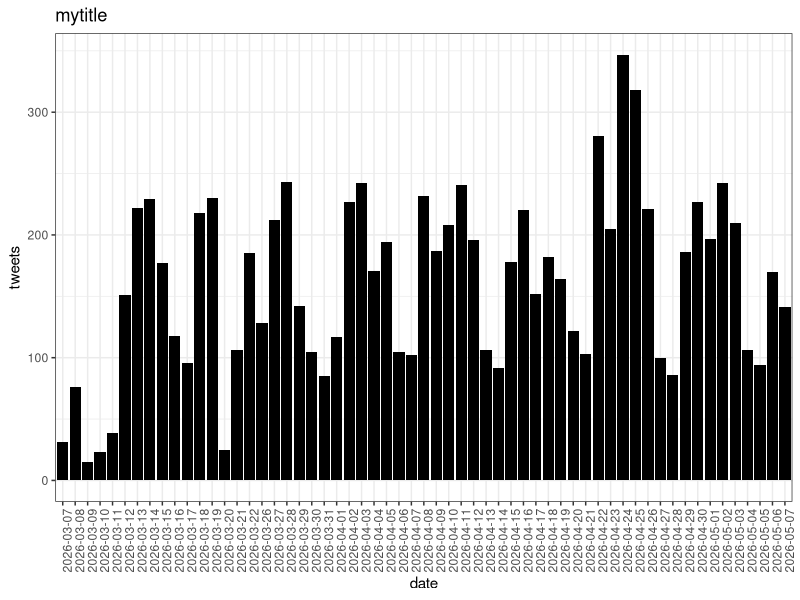
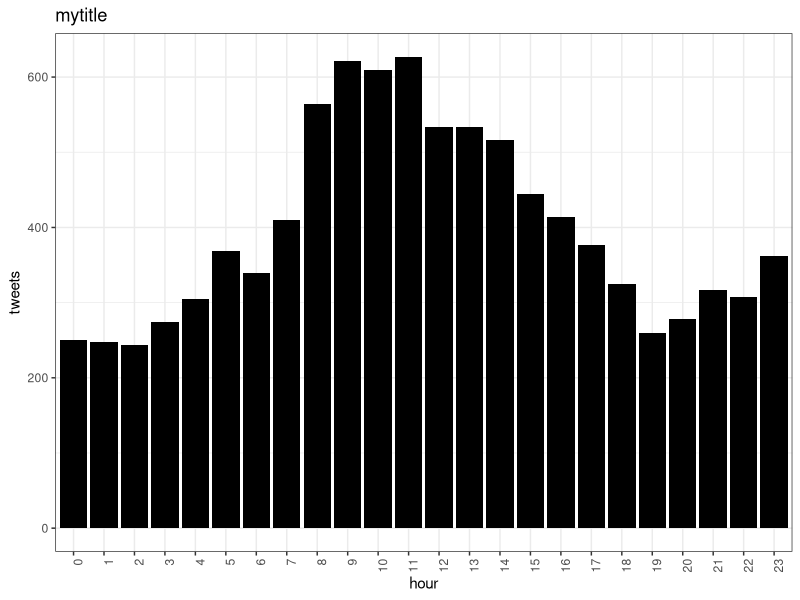

Write the R code that produced these figures, in order.
library(ggplot2)
setwd("~/code/twitterchive/analysis/")

# keywords <- c("bioinformatics", "metagenomics")
# f <- paste("../", keywords, ".txt", sep="")

trim.whitespace <- function(x) gsub("^\\s+|\\s+$", "", x)

d <- read.fwf("../bioinformatics.txt", widths=c(18, 14, 18, 1000), stringsAsFactors=FALSE, comment.char="")

d <- as.data.frame(sapply(d, trim.whitespace))
# d <- head(d, 100)
names(d) <- c("id", "datetime", "user", "text")
d$user <- sub("@", "", d$user)
d$datetime <- as.POSIXlt(d$datetime, format="%b %d %H:%M")
d$date <- as.Date(d$datetime)
d$hour <- d$datetime$hour

byDate <- as.data.frame(table(d$date))
names(byDate) <- c("date", "tweets")
ggplot(byDate) + geom_bar(aes(date, tweets), stat="identity", fill="black") + theme_bw() + ggtitle("mytitle") + theme(axis.text.x=element_text(angle=90, hjust=1))

byHour <- as.data.frame(table(d$hour))
names(byHour) <- c("hour", "tweets")
ggplot(byHour) + geom_bar(aes(hour, tweets), stat="identity", fill="black") + theme_bw() + ggtitle("mytitle") + theme(axis.text.x=element_text(angle=90, hjust=1))